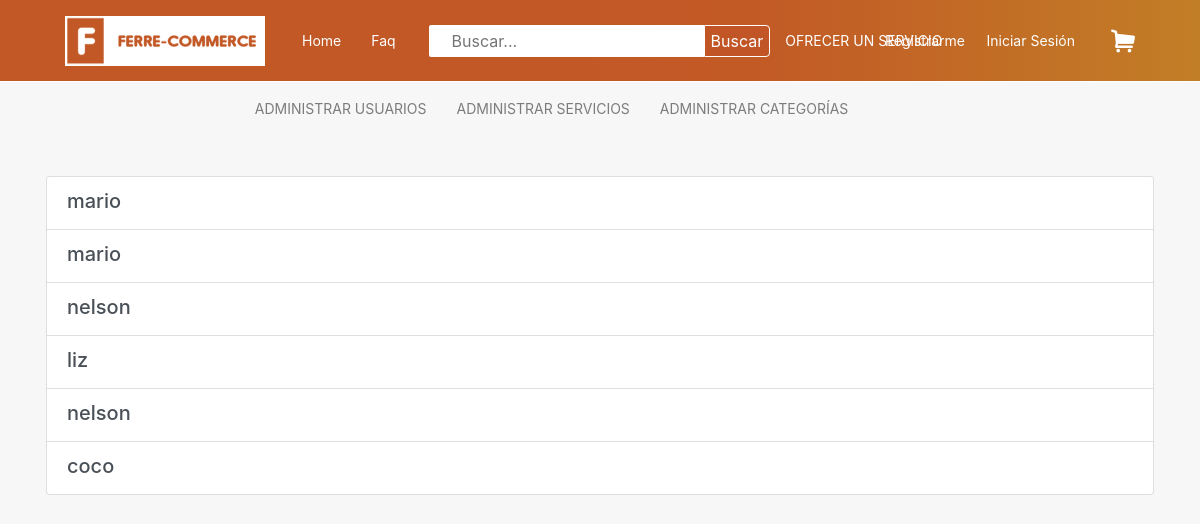
Page /all-users.php on the earlier database version.
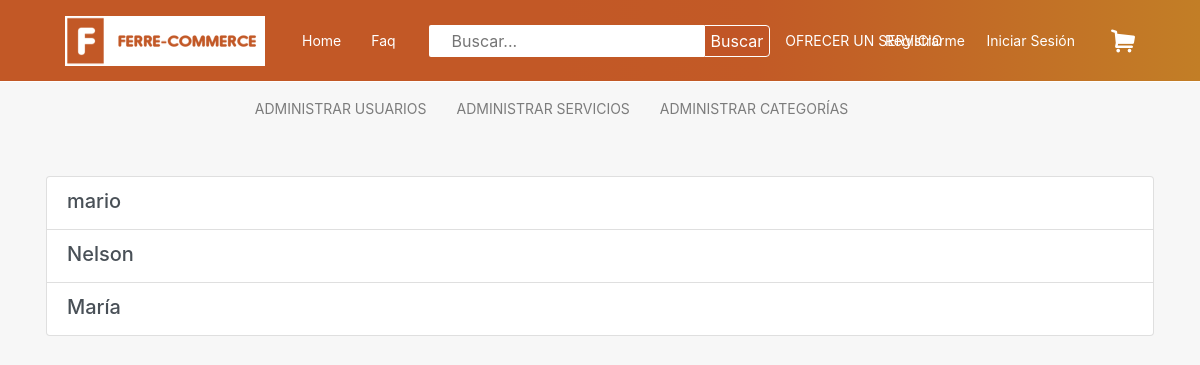
Same page on the later database version.
### tables this page shows
CREATE TABLE `users` (
  `id` int(11) NOT NULL,
  `username` varchar(10) NOT NULL,
  `email` varchar(50) NOT NULL,
  `password` varchar(100) NOT NULL,
  `genre` varchar(10) NOT NULL,
  `imageuser` varchar(100) DEFAULT NULL,
  `descripcion` varchar(200) DEFAULT NULL
);

### all-users.php (called while the page is built)
<?php
include 'loader.php';
$usuarios = $db->buscarDatos('users');
require 'views/all-users-view.php';

### loader.php (called while the page is built, shortened)
<?php
require 'classes/MySQLDB.php';
require 'classes/Auth.php';
$db = new MySQLDB();
$auth = new Auth();

### classes/Auth.php (called while the page is built, shortened)
<?php
class Auth
{
    public function check()
    {
        return isset($_SESSION['logged']);
    }
}

### classes/PDOConnector.php (called while the page is built)
<?php
class PDOConnector
{
    public static function make()
    {
        try {
            $pdo = new PDO("mysql:host=localhost;dbname=ecommerce;port=3306;charset=utf8mb4", "root", "12345");
            $pdo->setAttribute(PDO::ATTR_ERRMODE, PDO::ERRMODE_EXCEPTION);
            $pdo->setAttribute(PDO::ATTR_EMULATE_PREPARES, false);
            return $pdo;
        } catch (PDOException $e){
            echo $e->getMessage();
        }
    }
}

### classes/MySQLDB.php (called while the page is built, shortened)
<?php
    require 'classes/PDOConnector.php';
    class MySQLDB extends DB
    {
        protected $connection;
        public function __construct()
        {
            $pdo = new PDOConnector();
            $this->connection = $pdo->make();
        }
        public function buscarDatos($datos)
        {
            $stmt = $this->connection->prepare("SELECT * FROM $datos");
            $stmt->execute();
            return $stmt->fetchAll(PDO::FETCH_ASSOC);
        }
    }

### views/all-users-view.php (the view, shortened to what this page needs)
<!DOCTYPE html>
<html lang="en">
<?php include 'head.php'?>
</head>
<body>
    <?php include_once('navbar.php'); ?>
    <?php include_once('nav-admin.php'); ?>
<div class="container">
    <div class="row">
        <div class="col-sm">
            <div class="list-categories">
                <div class="list-group">
                    <?php foreach($usuarios as $usuario): ?>
                        <div class="list-group-item list-group-item-action flex-column align-items-start">
                            <div class="d-flex w-100 justify-content-between">
                                <h5 class="mb-1"><?=$usuario['username']; ?></h5>
                            </div>
                        </div>
                    <?php endforeach ?>
                </div>
            </div>
        </div>
    </div>
</div>
</body>
</html>

### head.php (shortened to what this page needs)
<head>
    <link rel="stylesheet" href="css/bootstrap.min.css">
    <link rel="stylesheet" href="css/bootstrap.css">
    <link rel="stylesheet" href="css/stylepreguntas.css">
    <link rel="stylesheet" href="css/master.css">

### navbar.php (shortened to what this page needs)
<div class="menu">
<a href="index.php"><img style="width:200px; height:50px;" src="images/logo-ferre.png" alt="" class="logo"></a>
    <ul class="nav">
        <li class="nav-item">
          <a class="nav-link active" href="index.php">Home</a>
        </li>
        <li class="nav-item">
          <a class="nav-link" href="preguntasfrecuentes.php">Faq</a>
        </li>
        <li class='nav-busqueda'>
          <form action="#" method='get'>
            <input type="text" name='busqueda' class='input-text' placeholder='Buscar...'>
            <input type="submit" value='Buscar'>
          </form>
        </li>
        <?php if(!$auth->check()): ?>
            <li class="nav-registro">
              <a class="nav-link" href="registro.php">Registrarme</a>
            </li>
            <li class="nav-sesion">
              <a class="nav-link" href="sesion.php">Iniciar Sesión</a>
            </li>
            <li class="nav-item"><a class="nav-link" href="all-services.php">OFRECER UN SERVICIO</a></li>
        <?php else: ?>
            <li class="nav-item"><a class="nav-link" href="logout.php">CERRAR SESIÓN</a></li>
        <?php endif; ?>
    </ul>
    <?php if(!$auth->check()): ?>
        <div class="icono-carrito">
          <a href="#"><img src="images/carrito-icono.png" alt="Mis Compras"></a>
        </div>
    <?php endif; ?>
  </div>

### nav-admin.php
<div class="container">
  <div class="nav-categoria">
     <ul class="nav">
          <li class="nav-item"><a class="nav-link" href="all-users.php">ADMINISTRAR USUARIOS</a></li>
          <li class="nav-item"><a class="nav-link" href="all-services.php">ADMINISTRAR SERVICIOS</a></li>
          <li class="nav-item"><a class="nav-link" href="all-categories.php">ADMINISTRAR CATEGORÍAS</a></li>
      </ul>
    </div>
</div>

### css/stylepreguntas.css (style rules this page uses)
.row { text-align: center; }

### css/master.css (style rules this page uses)
body { background-color: rgb(247, 247, 247); height: 100%; }
.nav { margin-left: 22px; width: 67%; }
.nav a { padding: 30px 15px 30px 15px; color: rgb(255, 255, 255); font-size: 14px; }
.icono-carrito { position: absolute; right: 65px; }
.nav-sesion { position: absolute; right: 110px; }
li.nav-busqueda { display: flex; align-items: center; margin-left: 18px; }
.nav-busqueda form { display: flex; }
.nav-registro { position: absolute; right: 220px; }
input[type="submit"] { background-color: #c15526; border-color: white; border: solid 1px white; color: #ffffff; border-top-right-radius: 4px; border-bottom-right-radius: 4px; cursor: pointer; }
input.input-text { border: 0; border-top-left-radius: 2px; border-bottom-left-radius: 2px; padding: 4px; padding-left: 23px; }
.menu { position: relative; display: flex; background: -webkit-gradient(linear, left top, right top, color-stop(46%, #c25826), color-stop(63%, #C25A26), color-stop(71%, #C26126), color-stop(100%, #c27e26)); padding-left: 65px; align-items: center; border-bottom: solid 1px white; }
.nav-categoria { display: flex; justify-content: center; }
.nav-categoria a { display: flex; justify-content: space-around; padding: 5px 5px 5px 5px; color: rgb(124, 124, 124); font-size: 14px; margin: 10px; }
.container { border-radius: 0px; border: solid 1px rgba(214, 210, 210, 0); }
.list-group { margin-top: 40px; }

Differences in the rows shown:
removed users: username "mario"
removed users: username "nelson"
removed users: username "liz"
removed users: username "nelson"
removed users: username "coco"
added users: username "Nelson"
added users: username "María"
